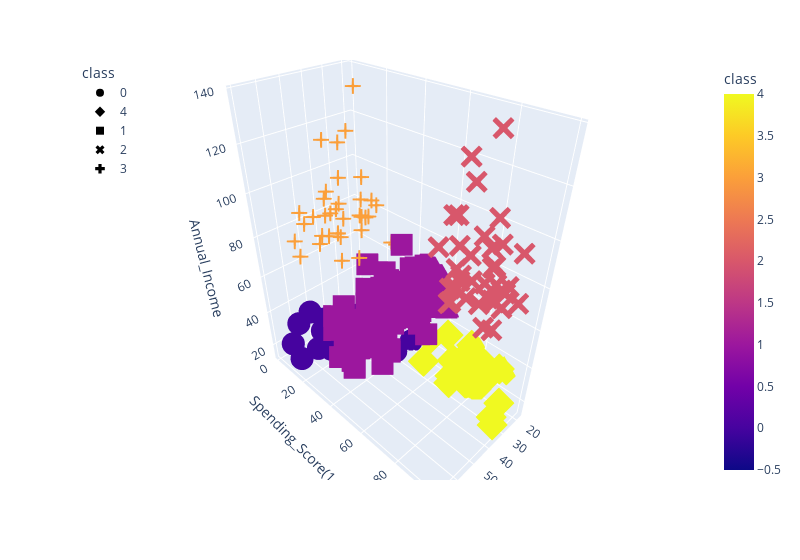

Notebook code for this chart:
### Code cell
fig = px.scatter_3d(
    five_clusters,
    x="Age",
    y="Spending_Score(1-100)",
    z="Annual_Income",
    color="class",
    symbol="class",
    width=800,
)
fig.update_layout(legend=dict(x=0, y=1))
fig.show()

### Figure 1 — Plotly figure (JSON) as saved in the notebook; plotly's stock layout.template omitted (floating-point values rounded to 4 significant figures)
{"data": [{"hovertemplate": "class=%{marker.color}<br>Age=%{x}<br>Spending_Score(1-100)=%{y}<br>Annual_Income=%{z}<extra></extra>", "legendgroup": "0", "marker": {"color": [0, 0, 0, 0, 0, 0, 0, 0, 0, 0, 0, 0, 0, 0, 0, 0, 0, 0, 0, 0, 0, 0, 0], "coloraxis": "coloraxis", "symbol": "circle"}, "mode": "markers", "name": "0", "scene": "scene", "showlegend": true, "type": "scatter3d", "x": [19, 20, 31, 35, 64, 67, 58, 37, 35, 52, 35, 46, 54, 45, 40, 60, 53, 49, 42, 36, 65, 48, 49], "y": [39, 6, 40, 6, 3, 14, 15, 13, 35, 29, 35, 5, 14, 32, 31, 4, 4, 14, 17, 26, 35, 36, 28], "z": [15, 16, 17, 18, 19, 19, 20, 20, 21, 23, 24, 25, 28, 28, 29, 30, 33, 33, 34, 37, 38, 39, 39]}, {"hovertemplate": "class=%{marker.color}<br>Age=%{x}<br>Spending_Score(1-100)=%{y}<br>Annual_Income=%{z}<extra></extra>", "legendgroup": "4", "marker": {"color": [4, 4, 4, 4, 4, 4, 4, 4, 4, 4, 4, 4, 4, 4, 4, 4, 4, 4, 4, 4, 4, 4, 4], "coloraxis": "coloraxis", "symbol": "diamond"}, "mode": "markers", "name": "4", "scene": "scene", "showlegend": true, "type": "scatter3d", "x": [21, 23, 22, 23, 30, 35, 24, 22, 20, 35, 25, 31, 29, 35, 23, 21, 18, 21, 30, 20, 24, 31, 24], "y": [81, 77, 76, 94, 72, 99, 77, 79, 66, 98, 73, 73, 82, 61, 87, 73, 92, 81, 73, 75, 92, 61, 65], "z": [15, 16, 17, 18, 19, 19, 20, 20, 21, 23, 24, 25, 28, 28, 29, 30, 33, 33, 34, 37, 38, 39, 39]}, {"hovertemplate": "class=%{marker.color}<br>Age=%{x}<br>Spending_Score(1-100)=%{y}<br>Annual_Income=%{z}<extra></extra>", "legendgroup": "1", "marker": {"color": [1, 1, 1, 1, 1, 1, 1, 1, 1, 1, 1, 1, 1, 1, 1, 1, 1, 1, 1, 1, 1, 1, 1, 1, 1, 1, 1, 1, 1, 1, 1, 1, 1, 1, 1, 1, 1, 1, 1, 1, 1, 1, 1, 1, 1, 1, 1, 1, 1, 1, 1, 1, 1, 1, 1, 1, 1, 1, 1, 1, 1, 1, 1, 1, 1, 1, 1, 1, 1, 1, 1, 1, 1, 1, 1, 1, 1, 1, 1], "coloraxis": "coloraxis", "symbol": "square"}, "mode": "markers", "name": "1", "scene": "scene", "showlegend": true, "type": "scatter3d", "x": [50, 27, 29, 31, 49, 33, 31, 59, 50, 47, 51, 69, 27, 53, 70, 19, 67, 54, 63, 18, 43, 68, 19, 32, 70, 47, 60, 60, 59, 26, 45, 40, 23, 49, 57, 38, 67, 46, 21, 48, 55, 22, 34, 50, 68, 18, 48, 40, 32, 24, 47, 27, 48, 20, 23, 49, 67, 26, 49, 21, 66, 54, 68, 66, 65, 19, 38, 19, 18, 19, 63, 49, 51, 50, 27, 38, 40, 43, 28], "y": [55, 47, 42, 42, 52, 60, 54, 60, 45, 41, 50, 46, 51, 46, 56, 55, 52, 59, 51, 59, 50, 48, 59, 47, 55, 42, 49, 56, 47, 54, 53, 48, 52, 42, 51, 55, 41, 44, 57, 46, 58, 55, 60, 46, 55, 41, 49, 40, 42, 52, 47, 50, 42, 49, 41, 48, 59, 55, 56, 42, 50, 46, 43, 48, 52, 54, 42, 46, 48, 50, 43, 59, 43, 57, 56, 40, 58, 35, 40], "z": [40, 40, 40, 40, 42, 42, 43, 43, 43, 43, 44, 44, 46, 46, 46, 46, 47, 47, 48, 48, 48, 48, 48, 48, 49, 49, 50, 50, 54, 54, 54, 54, 54, 54, 54, 54, 54, 54, 54, 54, 57, 57, 58, 58, 59, 59, 60, 60, 60, 60, 60, 60, 61, 61, 62, 62, 62, 62, 62, 62, 63, 63, 63, 63, 63, 63, 64, 64, 65, 65, 65, 65, 67, 67, 67, 67, 69, 71, 76]}, {"hovertemplate": "class=%{marker.color}<br>Age=%{x}<br>Spending_Score(1-100)=%{y}<br>Annual_Income=%{z}<extra></extra>", "legendgroup": "2", "marker": {"color": [2, 2, 2, 2, 2, 2, 2, 2, 2, 2, 2, 2, 2, 2, 2, 2, 2, 2, 2, 2, 2, 2, 2, 2, 2, 2, 2, 2, 2, 2, 2, 2, 2, 2, 2, 2, 2, 2, 2], "coloraxis": "coloraxis", "symbol": "x"}, "mode": "markers", "name": "2", "scene": "scene", "showlegend": true, "type": "scatter3d", "x": [39, 31, 40, 38, 39, 31, 29, 32, 35, 32, 32, 28, 32, 34, 39, 38, 27, 30, 30, 29, 31, 36, 33, 32, 28, 36, 30, 27, 35, 32, 29, 30, 28, 36, 32, 38, 35, 32, 30], "y": [91, 77, 95, 75, 75, 71, 88, 73, 72, 93, 87, 97, 74, 90, 88, 76, 89, 78, 73, 83, 93, 75, 95, 63, 75, 92, 86, 69, 90, 86, 88, 97, 68, 85, 69, 91, 79, 74, 83], "z": [69, 70, 71, 71, 71, 72, 73, 73, 74, 75, 76, 77, 77, 78, 78, 78, 78, 78, 78, 79, 81, 85, 86, 87, 87, 87, 88, 88, 93, 97, 98, 99, 101, 103, 103, 113, 120, 126, 137]}, {"hovertemplate": "class=%{marker.color}<br>Age=%{x}<br>Spending_Score(1-100)=%{y}<br>Annual_Income=%{z}<extra></extra>", "legendgroup": "3", "marker": {"color": [3, 3, 3, 3, 3, 3, 3, 3, 3, 3, 3, 3, 3, 3, 3, 3, 3, 3, 3, 3, 3, 3, 3, 3, 3, 3, 3, 3, 3, 3, 3, 3, 3, 3, 3, 3], "coloraxis": "coloraxis", "symbol": "cross"}, "mode": "markers", "name": "3", "scene": "scene", "showlegend": true, "type": "scatter3d", "x": [23, 59, 47, 25, 20, 44, 19, 57, 25, 48, 34, 43, 44, 47, 37, 34, 56, 19, 50, 42, 36, 40, 36, 52, 58, 59, 37, 46, 41, 54, 41, 34, 33, 47, 45, 32], "y": [29, 11, 9, 34, 5, 7, 10, 5, 12, 36, 22, 17, 20, 16, 1, 1, 35, 5, 26, 20, 27, 13, 10, 13, 15, 14, 32, 15, 39, 24, 17, 23, 8, 16, 28, 18], "z": [70, 71, 71, 72, 73, 73, 74, 75, 77, 77, 78, 78, 78, 78, 78, 78, 79, 81, 85, 86, 87, 87, 87, 88, 88, 93, 97, 98, 99, 101, 103, 103, 113, 120, 126, 137]}], "layout": {"coloraxis": {"colorbar": {"title": {"text": "class"}}, "colorscale": [[0, "#0d0887"], [0.1111, "#46039f"], [0.2222, "#7201a8"], [0.3333, "#9c179e"], [0.4444, "#bd3786"], [0.5556, "#d8576b"], [0.6667, "#ed7953"], [0.7778, "#fb9f3a"], [0.8889, "#fdca26"], [1, "#f0f921"]]}, "legend": {"title": {"text": "class"}, "tracegroupgap": 0, "x": 0, "y": 1}, "margin": {"t": 60}, "scene": {"domain": {"x": [0, 1], "y": [0, 1]}, "xaxis": {"title": {"text": "Age"}}, "yaxis": {"title": {"text": "Spending_Score(1-100)"}}, "zaxis": {"title": {"text": "Annual_Income"}}}, "width": 800}}
